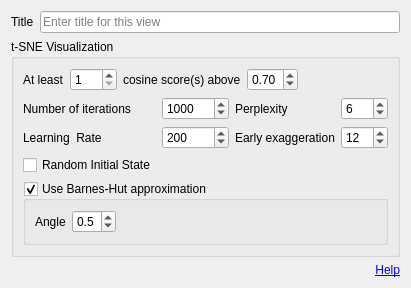
<?xml version="1.0" encoding="UTF-8"?>
<ui version="4.0">
 <class>TSNEOptionsWidget</class>
 <widget class="QWidget" name="TSNEOptionsWidget">
  <property name="geometry">
   <rect>
    <x>0</x>
    <y>0</y>
    <width>378</width>
    <height>274</height>
   </rect>
  </property>
  <property name="windowTitle">
   <string>Form</string>
  </property>
  <layout class="QGridLayout" name="gridLayout">
   <item row="0" column="1">
    <widget class="QLineEdit" name="editTitle">
     <property name="toolTip">
      <string>Title of the visualization (leave blank for default)</string>
     </property>
     <property name="maxLength">
      <number>50</number>
     </property>
     <property name="placeholderText">
      <string>Enter title for this view</string>
     </property>
     <property name="clearButtonEnabled">
      <bool>true</bool>
     </property>
    </widget>
   </item>
   <item row="1" column="0" colspan="2">
    <widget class="QGroupBox" name="gbTSNEOptions">
     <property name="title">
      <string>t-SNE Visualization</string>
     </property>
     <layout class="QGridLayout" name="gridLayout_2">
      <item row="1" column="3">
       <widget class="QSpinBox" name="spinTSNEPerplexity">
        <property name="enabled">
         <bool>true</bool>
        </property>
        <property name="minimum">
         <number>5</number>
        </property>
        <property name="maximum">
         <number>999</number>
        </property>
        <property name="value">
         <number>6</number>
        </property>
       </widget>
      </item>
      <item row="2" column="2">
       <widget class="QLabel" name="label">
        <property name="text">
         <string>Early exaggeration</string>
        </property>
       </widget>
      </item>
      <item row="2" column="1">
       <widget class="QSpinBox" name="spinTSNELearningRate">
        <property name="enabled">
         <bool>true</bool>
        </property>
        <property name="minimum">
         <number>10</number>
        </property>
        <property name="maximum">
         <number>100000</number>
        </property>
        <property name="singleStep">
         <number>10</number>
        </property>
        <property name="value">
         <number>200</number>
        </property>
       </widget>
      </item>
      <item row="2" column="3">
       <widget class="QSpinBox" name="spinTSNEEarlyExaggeration">
        <property name="maximum">
         <number>100</number>
        </property>
        <property name="value">
         <number>12</number>
        </property>
       </widget>
      </item>
      <item row="2" column="0">
       <widget class="QLabel" name="label_3">
        <property name="text">
         <string>Learning  Rate</string>
        </property>
       </widget>
      </item>
      <item row="1" column="0">
       <widget class="QLabel" name="label_6">
        <property name="text">
         <string>Number of iterations</string>
        </property>
       </widget>
      </item>
      <item row="1" column="1">
       <widget class="QSpinBox" name="spinNumIterations">
        <property name="minimum">
         <number>250</number>
        </property>
        <property name="maximum">
         <number>100000</number>
        </property>
        <property name="singleStep">
         <number>250</number>
        </property>
        <property name="value">
         <number>1000</number>
        </property>
       </widget>
      </item>
      <item row="0" column="0" colspan="4">
       <layout class="QHBoxLayout" name="horizontalLayout_2">
        <item>
         <widget class="QLabel" name="label_7">
          <property name="text">
           <string>At least</string>
          </property>
         </widget>
        </item>
        <item>
         <widget class="QSpinBox" name="spinMinScoresAboveThreshold">
          <property name="minimum">
           <number>1</number>
          </property>
          <property name="maximum">
           <number>100</number>
          </property>
         </widget>
        </item>
        <item>
         <widget class="QLabel" name="label_8">
          <property name="text">
           <string>cosine score(s) above</string>
          </property>
         </widget>
        </item>
        <item>
         <widget class="QDoubleSpinBox" name="spinMinScore">
          <property name="maximum">
           <double>1.000000000000000</double>
          </property>
          <property name="singleStep">
           <double>0.050000000000000</double>
          </property>
          <property name="value">
           <double>0.700000000000000</double>
          </property>
         </widget>
        </item>
        <item>
         <spacer name="horizontalSpacer">
          <property name="orientation">
           <enum>Qt::Horizontal</enum>
          </property>
          <property name="sizeHint" stdset="0">
           <size>
            <width>40</width>
            <height>20</height>
           </size>
          </property>
         </spacer>
        </item>
       </layout>
      </item>
      <item row="1" column="2">
       <widget class="QLabel" name="label_4">
        <property name="text">
         <string>Perplexity</string>
        </property>
       </widget>
      </item>
      <item row="3" column="0">
       <widget class="QCheckBox" name="chkRandomState">
        <property name="text">
         <string>Random Initial State</string>
        </property>
       </widget>
      </item>
      <item row="4" column="0" colspan="4">
       <widget class="QGroupBox" name="gbBarnesHut">
        <property name="title">
         <string>Use Barnes-Hut approximation</string>
        </property>
        <property name="checkable">
         <bool>true</bool>
        </property>
        <layout class="QHBoxLayout" name="horizontalLayout">
         <item>
          <widget class="QLabel" name="label_2">
           <property name="text">
            <string>Angle</string>
           </property>
          </widget>
         </item>
         <item>
          <widget class="QDoubleSpinBox" name="spinAngle">
           <property name="decimals">
            <number>1</number>
           </property>
           <property name="maximum">
            <double>1.000000000000000</double>
           </property>
           <property name="singleStep">
            <double>0.100000000000000</double>
           </property>
           <property name="value">
            <double>0.500000000000000</double>
           </property>
          </widget>
         </item>
         <item>
          <spacer name="horizontalSpacer_2">
           <property name="orientation">
            <enum>Qt::Horizontal</enum>
           </property>
           <property name="sizeHint" stdset="0">
            <size>
             <width>40</width>
             <height>20</height>
            </size>
           </property>
          </spacer>
         </item>
        </layout>
       </widget>
      </item>
     </layout>
    </widget>
   </item>
   <item row="0" column="0">
    <widget class="QLabel" name="lblTitle">
     <property name="text">
      <string>Title</string>
     </property>
    </widget>
   </item>
   <item row="2" column="0" colspan="2">
    <widget class="QLabel" name="label_5">
     <property name="text">
      <string>&lt;a href=&quot;https://scikit-learn.org/stable/modules/generated/sklearn.manifold.TSNE.html&quot;&gt;Help&lt;/a&gt;</string>
     </property>
     <property name="alignment">
      <set>Qt::AlignRight|Qt::AlignTrailing|Qt::AlignVCenter</set>
     </property>
     <property name="openExternalLinks">
      <bool>true</bool>
     </property>
    </widget>
   </item>
  </layout>
 </widget>
 <resources/>
 <connections/>
</ui>
